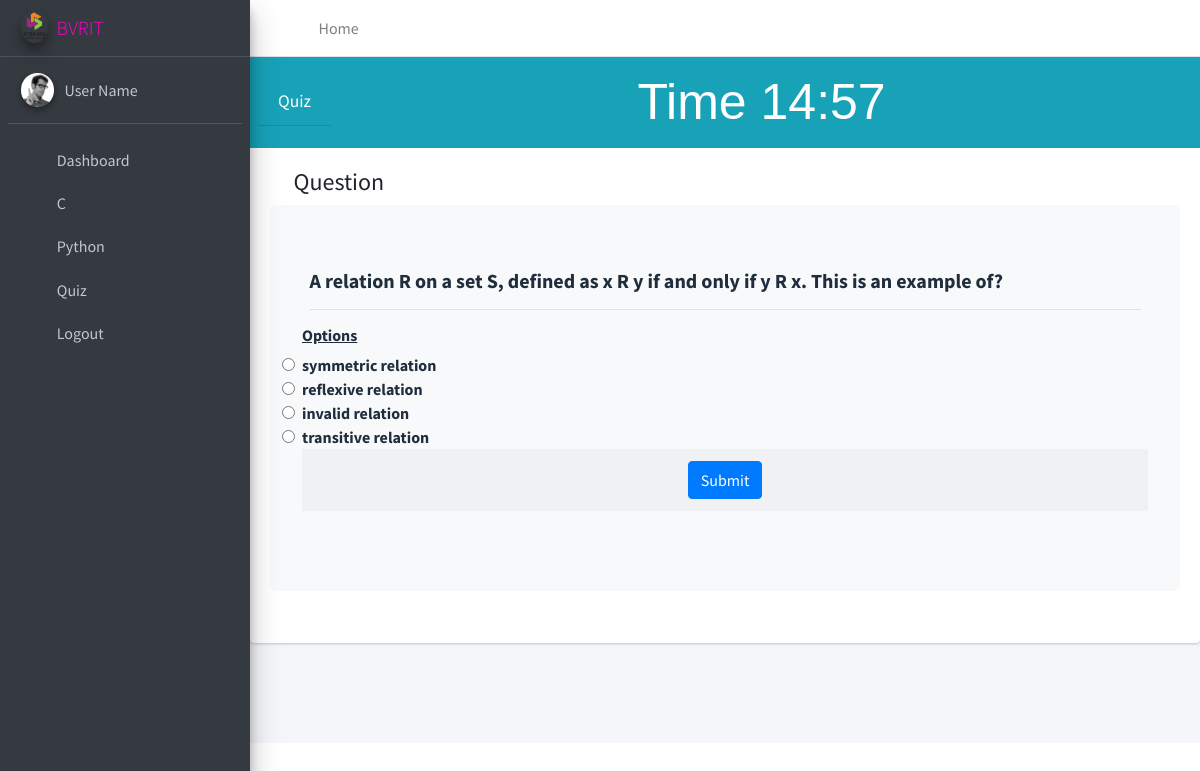
Page /startquiz/2 (signed in) on the committed database.
### staff/models.py (models this page shows, shortened)
class Question(models.Model):
	quiz = models.ForeignKey(Quiz, on_delete=models.CASCADE)
	question = RichTextField()

class Answer(models.Model):
	question = models.ForeignKey(Question, on_delete=models.CASCADE)
	answer = RichTextField()
	is_correct = models.BooleanField(default=False)

### compiler/views.py (the view)
# urls.py: path('startquiz/<int:id>',views.startquiz,name='startquiz'),
def startquiz(request,id):
    if request.user.is_authenticated and request.user.is_staff==False:
        q=Quiz.objects.filter(id=id)
        for i in q:
            name=i.name
            timer=i.quiztime
        q=Question.objects.filter(quiz=id)
        o={}
        for i in q:
            t=i.id
            if t not in o:
                o[t]=Answer.objects.filter(question=t)
        return render(request,'startquiz.html',{'title':name,'timer':timer,'id':id,'q':q,'o':o})
    else:
        return render(request,'home.html')

### templates/startquiz.html (shortened to what this page needs)
{% load static %}
<!DOCTYPE html>
<html lang="en">
<head>
</head>
<body class="hold-transition sidebar-mini layout-fixed">
<div class="wrapper">
{% include 'navbar.html' %}
<div class="content-wrapper">
    <div class="card card-primary">
        <nav class="navbar sticky-top navbar-light bg-info">
            <div class="card-header">
                <h3 class="card-title" style="color:white !important;">Quiz</h3>
            </div>
            <div id="time" style="font-size: 50px; font-style: bold; font-family: Arial;">
            </div>
        </nav>
        <form action="/evaluate" method="POST">
                <div class="card-body">
                    <h4><i class="fas fa-bullhorn"></i> Question <b></h4>
                    <div class='jumbotron bg-light'>
                    {% for i in q %}
                        <div class="form-group">
                            <div class="container">
                                <div class="ques"><h5><b>{{ i.question | safe }}</b></h5><hr class="new4"></div>
                                </div>
                                <h6><b><u>Options</u></b></h6>
                                {% for j,k in o.items %}
                                    {% if j == i.id %}
                                        {% for z in k %}
                                           <input type="radio" value="{{z.id}}" class="form-check-input"  name="answer[]"><div class="opti">{{z.answer | striptags}}
                                            <br>
                                        {% endfor %}
                                    {% endif %}
                                {% endfor %}
                            </div>
                        </div>
                    {% endfor %}
                    </div>
                    <div class="card-footer">
                        <center> <button type="submit" class="btn btn-primary" onclick="func()" id="quiz" name='quiz'>Submit</button> </center>
                    </div>
                </div>
        </form>
    </div>
</div>
{% include 'includes.html' %}
</body>
</html>

### rows in the picture
Question: question "A relation R on a set S, defined as x R y if and only if y R x. This is an example of?"
Answer: answer "symmetric relation"
Answer: answer "reflexive relation"
Answer: answer "invalid relation"
Answer: answer "transitive relation"
